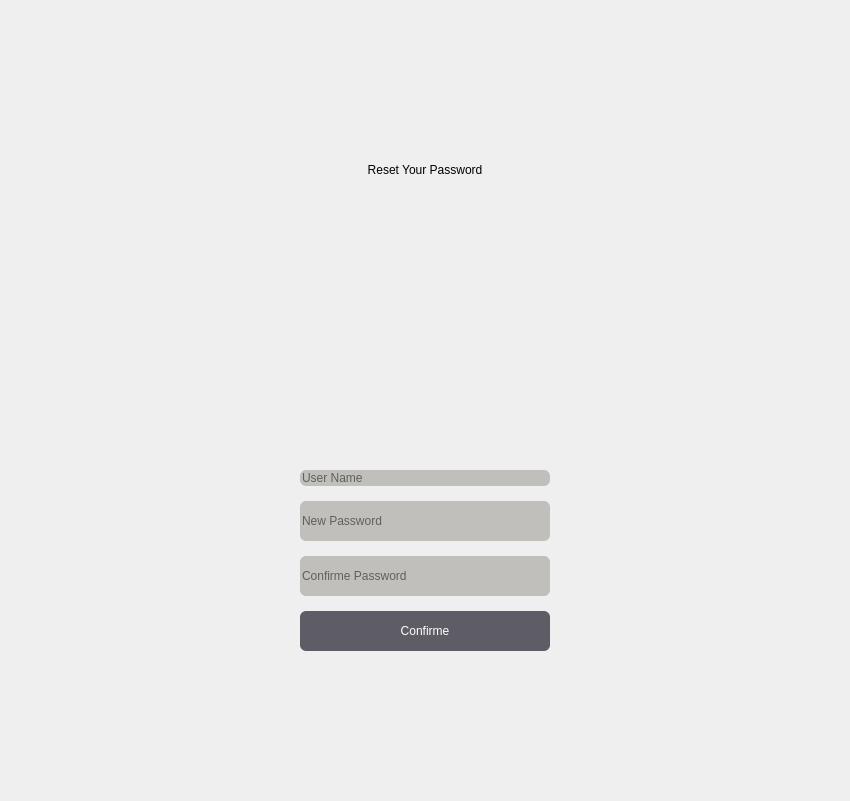
      <widget class="QWidget" name="tab_7">
       <attribute name="title">
        <string>Page</string>
       </attribute>
       <layout class="QGridLayout" name="gridLayout_4">
        <property name="leftMargin">
         <number>300</number>
        </property>
        <property name="topMargin">
         <number>150</number>
        </property>
        <property name="rightMargin">
         <number>300</number>
        </property>
        <property name="bottomMargin">
         <number>150</number>
        </property>
        <property name="horizontalSpacing">
         <number>6</number>
        </property>
        <item row="0" column="0">
         <layout class="QVBoxLayout" name="verticalLayout_3">
          <property name="spacing">
           <number>15</number>
          </property>
          <item>
           <widget class="QLabel" name="label">
            <property name="minimumSize">
             <size>
              <width>250</width>
              <height>40</height>
             </size>
            </property>
            <property name="maximumSize">
             <size>
              <width>250</width>
              <height>40</height>
             </size>
            </property>
            <property name="text">
             <string>Reset Your Password</string>
            </property>
            <property name="alignment">
             <set>Qt::AlignCenter</set>
            </property>
           </widget>
          </item>
          <item>
           <widget class="QLabel" name="label_22">
            <property name="minimumSize">
             <size>
              <width>250</width>
              <height>250</height>
             </size>
            </property>
            <property name="maximumSize">
             <size>
              <width>250</width>
              <height>250</height>
             </size>
            </property>
            <property name="text">
             <string/>
            </property>
            <property name="pixmap">
             <pixmap resource="qrcc.qrc">:/images/pp.png</pixmap>
            </property>
            <property name="scaledContents">
             <bool>true</bool>
            </property>
            <property name="alignment">
             <set>Qt::AlignCenter</set>
            </property>
           </widget>
          </item>
          <item>
           <widget class="QLineEdit" name="lineEdit_21">
            <property name="maximumSize">
             <size>
              <width>250</width>
              <height>40</height>
             </size>
            </property>
            <property name="styleSheet">
             <string notr="true">background-color: rgb(192, 191, 188);border-radius:6px;color:black;</string>
            </property>
            <property name="placeholderText">
             <string>User Name</string>
            </property>
           </widget>
          </item>
          <item>
           <widget class="QLineEdit" name="lineEdit_19">
            <property name="minimumSize">
             <size>
              <width>250</width>
              <height>40</height>
             </size>
            </property>
            <property name="maximumSize">
             <size>
              <width>250</width>
              <height>40</height>
             </size>
            </property>
            <property name="styleSheet">
             <string notr="true">background-color: rgb(192, 191, 188);border-radius:6px;color:black;</string>
            </property>
            <property name="echoMode">
             <enum>QLineEdit::Password</enum>
            </property>
            <property name="placeholderText">
             <string>New Password</string>
            </property>
           </widget>
          </item>
          <item>
           <widget class="QLineEdit" name="lineEdit_20">
            <property name="minimumSize">
             <size>
              <width>250</width>
              <height>40</height>
             </size>
            </property>
            <property name="maximumSize">
             <size>
              <width>250</width>
              <height>40</height>
             </size>
            </property>
            <property name="styleSheet">
             <string notr="true">background-color: rgb(192, 191, 188);border-radius:6px;color:black;</string>
            </property>
            <property name="echoMode">
             <enum>QLineEdit::Password</enum>
            </property>
            <property name="placeholderText">
             <string>Confirme Password</string>
            </property>
           </widget>
          </item>
          <item>
           <widget class="QPushButton" name="pushButton_20">
            <property name="sizePolicy">
             <sizepolicy hsizetype="Minimum" vsizetype="Fixed">
              <horstretch>0</horstretch>
              <verstretch>0</verstretch>
             </sizepolicy>
            </property>
            <property name="minimumSize">
             <size>
              <width>250</width>
              <height>40</height>
             </size>
            </property>
            <property name="maximumSize">
             <size>
              <width>250</width>
              <height>40</height>
             </size>
            </property>
            <property name="styleSheet">
             <string notr="true">
background-color: rgb(94, 92, 100);color:white;border-radius:6px;</string>
            </property>
            <property name="text">
             <string>Confirme</string>
            </property>
           </widget>
          </item>
         </layout>
        </item>
       </layout>
      </widget>
